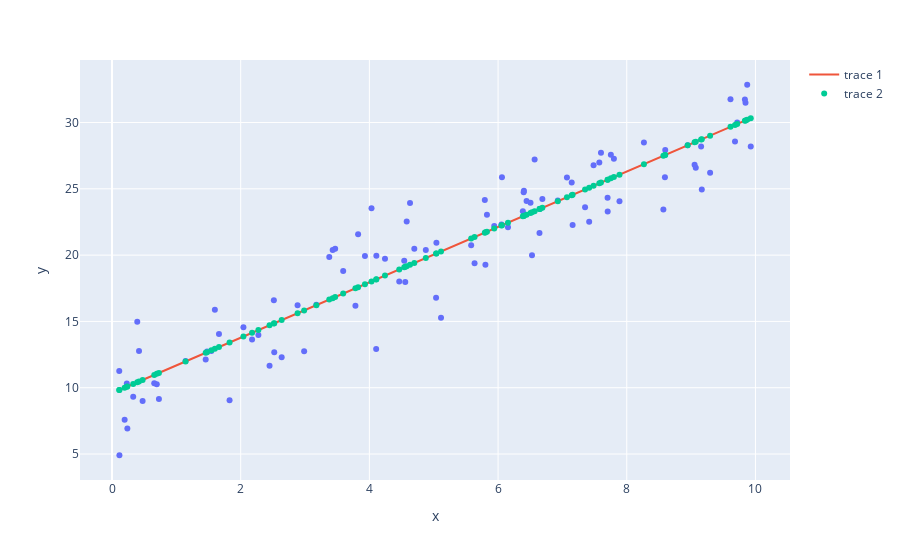

Write notebook code for a chart like this one.
### Markdown cell above
# $E[y_i] = \beta_0 + \beta_1 x_i$
# $\hat y_i = \hat \beta_0 + \hat\beta_1 x_i \longrightarrow 9.5922 + 2.0891 x_i $
- predicted values

### Code cell
df3 = pd.DataFrame({'x':x, 'y': y_with_error})
fig = px.scatter(df3, x='x', y='y')

import plotly.graph_objects as go
fig.add_trace(go.Scatter(x=x, y=slrm_fit.predict(), mode="lines"))

fig.add_trace(go.Scatter(x=x, y=slrm_fit.predict(), mode="markers"))
